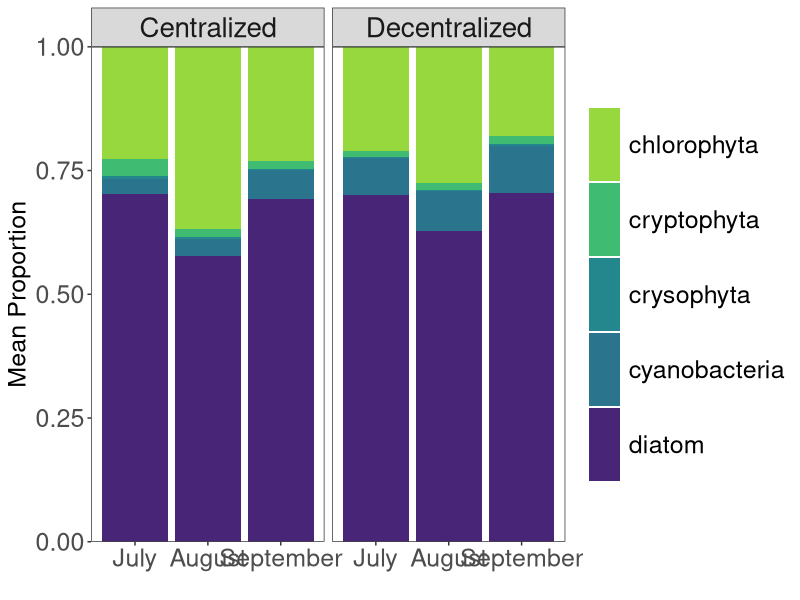
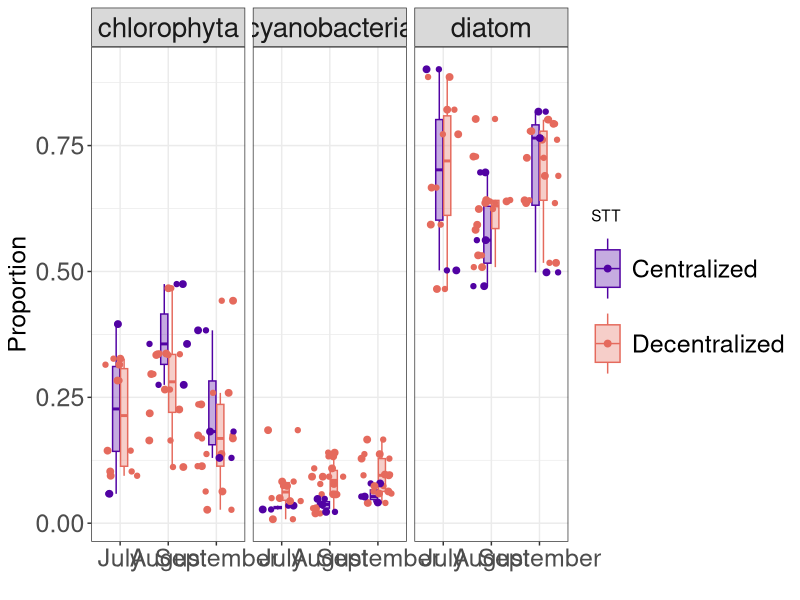

Reproduce these figures in R, in order. (Note: this script raises an error after producing the figures.)
## This script is associated with an analysis of spatially and 
## and temporally heterogeneous nutrient loading into Flathead
## Lake's nearshore zone. This script is a piece of the 
## overarching analysis and looks mostly at relating 
## periphyton community compositions with wastewater treatment infrastructure
## and a sampling point's temporal position to the tourist 
## season. Questions about this script should be directed to 
## Michael F. Meyer (michael.f.meyer@wsu.edu). 


# 1. Load packages and data -----------------------------------------------

library(tidyverse)
library(vegan)
library(ggrepel)
library(viridis)
library(vegan)
library(car)
library(ggpubr)

periphyton_orig <- read.csv(file = "../cleaned_data/periphyton_abundance.csv",
                            header = TRUE)


# 2. Convert data into proportions ----------------------------------------

periphyton_prop <- periphyton_orig %>%
  select(-volume_ul, -volume_rep, -chlorophyta_filamentts, -date, -notes) %>%
  pivot_longer(cols = c(diatom, chlorophyta, crysophyta, cryptophyta, cyanobacteria),
               names_to = "taxon",
               values_to = "abundance") %>%
  group_by(site, month, rep) %>%
  mutate(total_site_month_rep = sum(abundance)) %>%
  ungroup() %>%
  mutate(prop_site_month_rep = abundance/total_site_month_rep) %>%
  select(-total_site_month_rep, -abundance, -rep) %>%
  group_by(site, month, taxon) %>%
  summarize(average_prop = mean(prop_site_month_rep, na.rm = TRUE)) %>%
  ungroup() %>%
  group_by(site, month) %>%
  mutate(average_prop_sum = sum(average_prop),
         average_prop_norm = average_prop/average_prop_sum) %>%
  select(-average_prop, -average_prop_sum) %>%
  pivot_wider(names_from = taxon, values_from = average_prop_norm) %>%
  ungroup() %>%
  mutate(month = factor(month, levels = c("July", "August", "September"))) %>%
  mutate(stt = ifelse(test = site %in% c("WF", "YB", "FLBS", "HO"), 
                      yes = "centralized", no = "decentralized"),
         tourist_season = ifelse(test = month %in% c("June", "July", "August"), 
                                 yes = "In Season", no = "Out of Season"))

summary(periphyton_prop)


# 3. Univariate Analysis --------------------------------------------------

stt_labels <- c("Centralized", "Decentralized")
names(stt_labels) <- c("centralized", "decentralized")

stacked_bar <- periphyton_prop %>%
  pivot_longer(cols = chlorophyta:diatom, names_to = "taxon" ,values_to = "proportion") %>%
  group_by(stt, month, taxon) %>%
  summarize(mean_proportion = mean(proportion)) %>%
  ungroup() %>%
  group_by(stt, month) %>%
  mutate(sum_mean_prop = sum(mean_proportion),
         proportion = mean_proportion/sum_mean_prop) %>%
  ggplot(aes(x = month, y = proportion, fill = taxon)) +
  geom_bar(stat = "identity") +
  ylab("Mean Proportion") +
  xlab("") +
  scale_fill_manual(values = viridis(40)[c(34,28,19,16,5)], name = NULL) +
  scale_y_continuous(expand = c(0,0)) +
  facet_wrap(~stt, labeller = labeller(stt = stt_labels)) +
  theme_bw() +
  theme(axis.text.x = element_text(size = 18),
        axis.text.y = element_text(size = 18),
        axis.title.y = element_text(size = 18),
        strip.text = element_text(size = 20),
        legend.text = element_text(size = 18),
        legend.key.height = unit(0.75, "in"),
        legend.key.width = unit(0.33, "in"),
        panel.grid = element_blank())

ggsave(filename = "periphyton_stacked_barchart.png", plot = stacked_bar, 
       device = "png", path = "../figures_tables", 
       width = 12, height = 7, units = "in")

peri_boxplot <- periphyton_prop %>%
  pivot_longer(cols = c(chlorophyta:diatom), names_to = "taxon", values_to = "proportion") %>%
  filter(!taxon  %in% c("crysophyta", "cryptophyta")) %>%
  mutate(tourist_season = ifelse(month %in% c("July", "August"), "In Season", "Out of Season")) %>%
  #filter(site %in% c("WF", "BD", "WB", "FLBS", "YB")) %>%
  ggplot(aes(month, proportion, fill = stt, color = stt)) +
  geom_boxplot(alpha = 0.33, width = 0.33, outlier.alpha = 0) +
  geom_jitter() +
  ylab("Proportion") +
  xlab("") +
  geom_jitter(size = 2) +
  scale_color_manual(values = plasma(30)[c(5, 19)], name = "STT", labels = c("Centralized", "Decentralized")) +
  scale_fill_manual(values = plasma(30)[c(5, 19)], name = "STT", labels = c("Centralized", "Decentralized")) +
  facet_grid(~taxon) +
  theme_bw() +
  theme(axis.text.x = element_text(size = 18),
        axis.text.y = element_text(size = 18),
        axis.title.y = element_text(size = 18),
        strip.text = element_text(size = 20),
        legend.text = element_text(size = 18),
        legend.key.height = unit(0.75, "in"),
        legend.key.width = unit(0.33, "in"))

ggsave(filename = "periphyton_boxplot.png", plot = peri_boxplot, 
       device = "png", path = "../figures_tables", 
       width = 16, height = 7, units = "in")


# 4. Multivariate Analysis ------------------------------------------------

periphyton_nmds <- metaMDS(comm = (periphyton_prop[, c(3, 6, 7)]), 
                           distance = "bray", autotransform = TRUE, k = 3)

periphyton_nmds

adonis2(formula = periphyton_prop[, c(3, 6, 7)] ~ stt+tourist_season, 
        data = periphyton_prop, method = "bray", by = "margin", 
        sqrt.dist = TRUE)

# Pull scores from NMDS and add site data
data_scores <- as.data.frame(scores(x = periphyton_nmds))
data_scores$stt <- periphyton_prop %>%
  #filter(!site %in% c("WB", "BB", "YB")) %>%
  pull(stt)
data_scores$tourist_season <- periphyton_prop %>%
  #filter(!site %in% c("WB", "BB", "YB")) %>%
  pull(tourist_season)

data_scores$stt <- periphyton_prop %>%
  #filter(!site %in% c("WB", "BB", "YB")) %>%
  pull(stt)

# Pull species scores from NMDS
species_scores <- as.data.frame(scores(x = periphyton_nmds, display = "species"))
species_scores$species <- rownames(species_scores)

# Plot the NMDS
periphyton_nmds_plot <- ggplot() +
  geom_point(data = data_scores,
             aes(x = NMDS1, y = NMDS2, 
                 fill = stt, shape = tourist_season), 
             size = 10, stroke = 2, color = "grey60", alpha = 0.8) +
  scale_shape_manual(values = c(21, 23), name = "Tourist Season") +
  scale_fill_manual(values = plasma(30)[c(5, 19)], 
                    name = "STT", labels = c("Centralized", "Decentralized")) +
  geom_text_repel(data = species_scores, 
                  aes(x = NMDS1, y = NMDS2, label = species), 
                  size = 9, parse = TRUE) + 
  annotate("label", x = -0.25, y = -0.3, size = 10,
           label = paste("Stress: ", round(periphyton_nmds$stress, digits = 3))) +
  guides(fill = guide_legend(override.aes = list(size=10,
                                                 color = plasma(30)[c(5, 19)])),
         shape = guide_legend(override.aes = list(size=10))) + 
  theme_minimal() +
  theme(legend.position = "right",
        legend.key=element_blank(),
        text = element_text(size = 24))

periphyton_nmds_plot

ggsave(filename = "periphyton_nmds.png", plot = periphyton_nmds_plot, 
       device = "png", path = "../figures_tables", 
       width = 16, height = 12, units = "in")

nmds_stt_boxplot <- data_scores %>%
  select(NMDS1, NMDS2, stt, tourist_season) %>%
  pivot_longer(cols = c(NMDS1, NMDS2), names_to = "NMDS", values_to = "scores") %>%
  ggplot(aes(NMDS, scores, fill = stt)) +
  geom_boxplot(alpha = 0.33, width = 0.2) +
  geom_jitter(aes(color = stt), size = 2, width = 0.25) +
  scale_color_manual(values = plasma(30)[c(5, 19)], name = "STT", labels = c("Centralized", "Decentralized")) +
  scale_fill_manual(values = plasma(30)[c(5, 19)], name = "STT", labels = c("Centralized", "Decentralized")) +
  theme_bw() +
  theme(axis.text.x = element_text(size = 18),
        axis.text.y = element_text(size = 18),
        axis.title.y = element_text(size = 18),
        strip.text = element_text(size = 20),
        axis.title.x = element_blank(),
        legend.text = element_text(size = 18),
        legend.key.height = unit(0.75, "in"),
        legend.key.width = unit(0.33, "in"),
        legend.title = element_text(size = 20))

nmds_tourist_season_boxplot <- data_scores %>%
  select(NMDS1, NMDS2, stt, tourist_season) %>%
  pivot_longer(cols = c(NMDS1, NMDS2), names_to = "NMDS", values_to = "scores") %>%
  ggplot(aes(NMDS, scores, fill = tourist_season)) +
  geom_boxplot(alpha = 0.33, width = 0.2) +
  geom_jitter(aes(color = tourist_season), size = 2, width = 0.25) +
  scale_color_manual(values = viridis(30)[c(5, 19)], name = "Tourist Season") +
  scale_fill_manual(values = viridis(30)[c(5, 19)], name = "Tourist Season") +
  theme_bw() +
  theme(axis.text.x = element_text(size = 18),
        axis.text.y = element_text(size = 18),
        axis.title.y = element_text(size = 18),
        axis.title.x = element_blank(),
        strip.text = element_text(size = 20),
        legend.text = element_text(size = 18),
        legend.key.height = unit(0.75, "in"),
        legend.key.width = unit(0.33, "in"),
        legend.title = element_text(size = 20))

Anova(lm(NMDS2 ~ stt*tourist_season, 
         data = data_scores), type = "II")

Anova(lm(NMDS1 ~ stt*tourist_season, 
         data = data_scores), type = "II")

ggsave(filename = "nmds_stt_boxplot.png", plot = nmds_stt_boxplot, 
       device = "png", path = "../figures_tables", 
       width = 10, height = 8, units = "in")

ggsave(filename = "nmds_tourist_season_boxplot.png", plot = nmds_tourist_season_boxplot, 
       device = "png", path = "../figures_tables", 
       width = 10, height = 8, units = "in")

arranged_plots <- ggarrange(plotlist = list(nmds_stt_boxplot, nmds_tourist_season_boxplot),
                            ncol = 1, labels = "AUTO")

ggsave(filename = "combined_nmds_boxplot.png", plot = arranged_plots, 
       device = "png", path = "../figures_tables", 
       width = 10, height = 12, units = "in")
